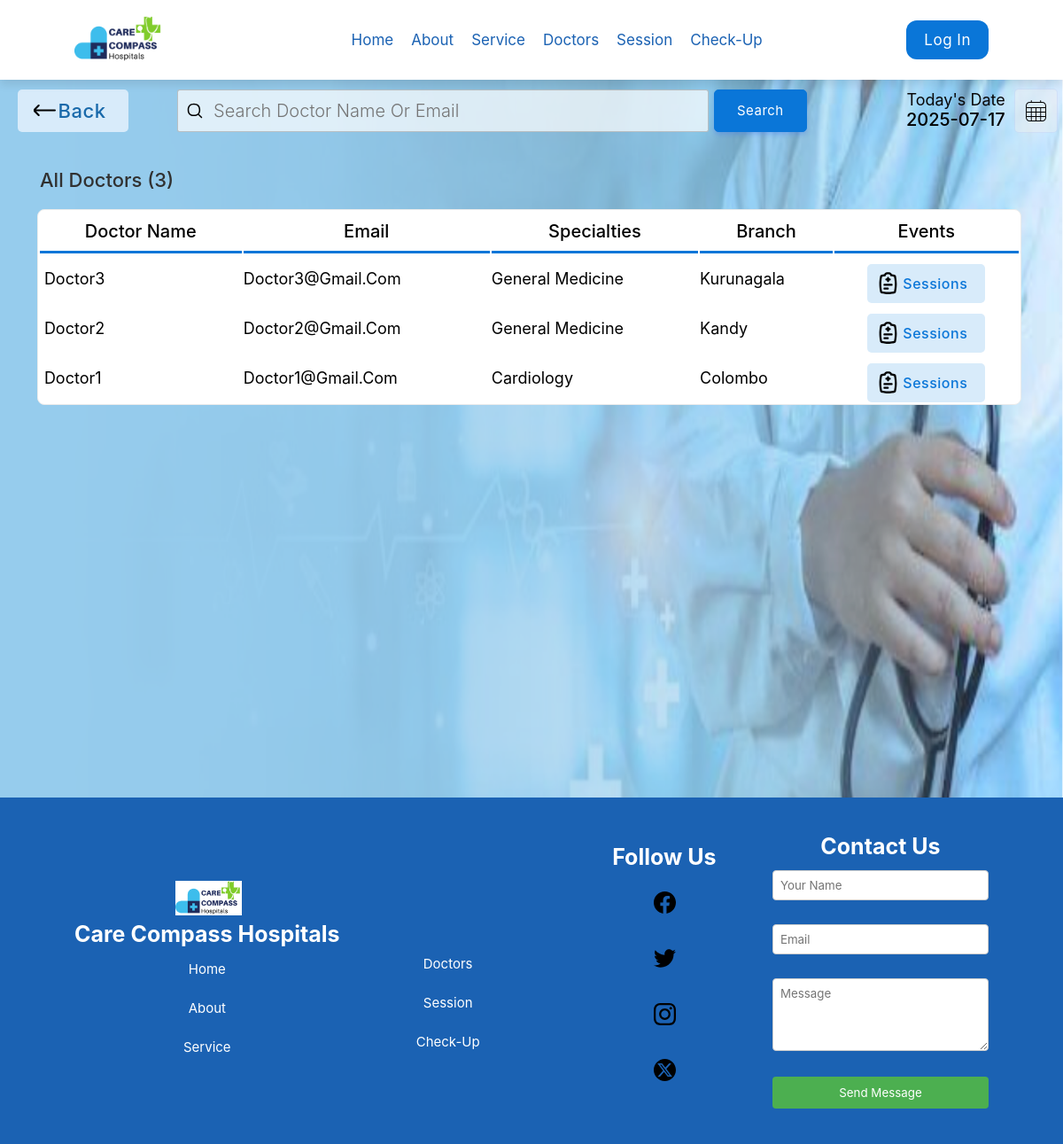
/doctor.php, run on the app's committed database.
### tables this page shows
CREATE TABLE `doctor` (
  `docid` int(11) NOT NULL,
  `docemail` varchar(255) DEFAULT NULL,
  `docname` varchar(255) DEFAULT NULL,
  `docpassword` varchar(255) DEFAULT NULL,
  `docnic` varchar(15) DEFAULT NULL,
  `doctel` varchar(15) DEFAULT NULL,
  `specialties` int(2) DEFAULT NULL,
  `branch` int(2) DEFAULT NULL
);

CREATE TABLE `specialties` (
  `id` int(2) NOT NULL,
  `sname` varchar(50) DEFAULT NULL
);

CREATE TABLE `branch` (
  `id` int(2) NOT NULL,
  `bname` varchar(50) DEFAULT NULL
);

### doctor.php (the view, shortened to what this page needs)
<!DOCTYPE html>
<html lang="en">
<head>
    <link rel="stylesheet" href="css/animations.css">
    <link rel="stylesheet" href="css/main.css">
    <link rel="stylesheet" href="css/admin.css">
    <link rel="stylesheet" href="css/home.css">
</head>
<body>
    <?php
    include("header.php");
    ?>
        <div class="dash-body">
            <table border="0" width="126%" style=" border-spacing: 0;margin:0;padding:0;margin-top:100px; ">
                <tr >
                    <td width="13%">
                        <a href="doctors.php" ><button  class="login-btn btn-primary-soft btn btn-icon-back"  style="padding-top:11px;padding-bottom:11px;margin-left:20px;width:125px;font-size: 22px;"><font class="tn-in-text">Back</font></button></a>
                    </td>
                    <td>
                        <form action="" method="post" class="header-search">
                            <input type="search" name="search" class="input-text header-searchbar" placeholder="Search Doctor name or Email" list="doctors" style="font-size: 20px;">&nbsp;&nbsp;
                            <?php
                                $list11 = $database->query("select  docname,docemail from  doctor;");
?>
                            <input type="Submit" value="Search" class="login-btn btn-primary btn" style="padding-left: 25px;padding-right: 25px;padding-top: 10px;padding-bottom: 10px;">
                        </form>
                    </td>
                    <td width="15%">
                        <p style="font-size: 18px;color: rgb(8, 8, 8);padding: 0;margin: 0;text-align: right;">
                            Today's Date
                        </p>
                        <p class="heading-sub12" style="padding: 0;margin: 0;" >
                            <?php
                        $date = date('Y-m-d');
                        echo $date;
                        ?>
                        </p>
                    </td>
                    <td width="5%">
                        <button  class="btn-label"  style="display: flex;justify-content: center;align-items: center;"><img src="img/calendar1.svg" width="100%"></button>
                    </td>
                </tr>
                <tr>
                    <td colspan="4" style="padding-top:10px;">
                        <p class="heading-main12" style="margin-top: 30px;margin-left: 45px;font-size:22px;color:rgb(49, 49, 49)">All Doctors (<?php echo $list11->num_rows; ?>)</p>
                    </td>
                </tr>
                <?php
                    if($_POST){
                        $keyword=$_POST["search"];
                        $sqlmain= "select * from doctor where docemail='$keyword' or docname='$keyword' or docname like '$keyword%' or docname like '%$keyword' or docname like '%$keyword%'";
                    }else{
                        $sqlmain= "select * from doctor order by docid desc";
                    }
                ?>
                <tr>
                   <td colspan="5">
                       <center>
                        <div class="abc scroll" >
                        <table width="93%" class="sub-table scrolldown" border="0" style=" margin-top:20px; background-color:#FFFFFF;">
                        <thead>
                        <tr>
                                <th class="table-headin" style="font-size: 20px;">
                                Doctor Name
                                </th>
                                <th class="table-headin" style="font-size: 20px;">
                                    Email
                                </th>
                                <th class="table-headin" style="font-size: 20px;">
                                    Specialties
                                </th>
                                <th class="table-headin" style="font-size: 20px;">
                                    branch
                                </th>
                                <th class="table-headin" style="font-size: 20px;">
                                    Events
                                </tr>
                        </thead>
                        <tbody>
                            <?php
                                $result= $database->query($sqlmain);
                                if($result->num_rows==0){
                                    echo '<tr>
                                    <td colspan="4">
                                    <br><br><br><br>
                                    <center>
                                    <img src="img/not-found.svg" width="25%">
                                    <br>
                                    <p class="heading-main12" style="margin-left: 45px;font-size:20px;color:rgb(49, 49, 49)">We  couldnt find anything related to your keywords !</p>
                                    </center>
                                    <br><br><br><br>
                                    </td>
                                    </tr>';
                                }
                                else{
                                for ( $x=0; $x<$result->num_rows;$x++){
                                    $row=$result->fetch_assoc();
                                    $name=$row["docname"];
                                    $email=$row["docemail"];
                                    $spe=$row["specialties"];
                                    $bra=$row["branch"];
                                    $spcil_res= $database->query("select sname from specialties where id='$spe'");
                                    $branch_res = $database->query("select bname from branch where id='$bra'");
                                    $spcil_array= $spcil_res->fetch_assoc();
                                    $bspcil_array= $branch_res->fetch_assoc();
                                    $spcil_name=$spcil_array["sname"];
                                    $spcil_bname=$bspcil_array["bname"];
                                    echo '<tr>
                                        <td style="font-size: 18px;"> &nbsp;'.
                                        substr($name,0,30)
                                        .'</td>
                                        <td style="font-size: 18px;">
                                        '.substr($email,0,20).'
                                        </td>
                                        <td style="font-size: 18px;">
                                            '.substr($spcil_name,0,20).'
                                        </td>
                                        <td style="font-size: 18px;">
                                            '.substr($spcil_bname,0,20).'
                                        </td>
                                        <td style="font-size: 18px;">
                                        <div style="display:flex;justify-content: center;font-size: 20px;">
                                       <a href="login.php"  class="non-style-link"><button  class="btn-primary-soft btn button-icon menu-icon-session-active"  style="padding-left: 40px;padding-top: 12px;padding-bottom: 12px;margin-top: 10px;"><font class="tn-in-text">Sessions</font></button></a>
                                        </div>
                                        </td>
                                    </tr>';
                                }
                            }
                            ?>
                            </tbody>
                        </table>
                        </div>
                        </center>
                   </td>
                </tr>
            </table>
        </div>
        <?php
    include("footer.php");
    ?>
</body>
</html>

### header.php (shortened to what this page needs)
<!DOCTYPE html>
<html lang="en">
<head>
    <link rel="stylesheet" href="css/animations.css">
    <link rel="stylesheet" href="css/home.css">
</head>
<body>
<header>
        <div class="logo"><img src="img/logo2.png" alt="" style="width: 100px; height: auto;"></div>
        <nav class="navbar">
            <a href="index.php">Home</a>
            <a href="about.php">About</a>
            <a href="services.php">Service</a>
            <a href="doctor.php">Doctors</a>
            <a href="sessions.php">Session</a>
            <a href="report.php">Check-Up</a>
        </nav>
        <div class="right-icons">
            <a href="login.php"><div class="btn" >Log In</div></a>
        </div>
    </header>
</body>
</html>

### footer.php (shortened to what this page needs)
<!DOCTYPE html>
<html lang="en">
<head>
    <link rel="stylesheet" href="../css/home.css">
</head>
<body>
<div class="main-footer">
    <div class="footer-inner">
        <div class="footer-content">
        <h1><img src="img/logo2.png" style="width: 75px; height: auto; margin-Top:9px; margin-left:3px;">
            Care&nbspCompass&nbspHospitals</h1></i>
            <div class="link">
            <a href="index.php">Home</a>
            <a href="about.php">About</a>
            <a href="services.php">Service</a>
            </div>
        </div>
        <div class="footer-content">
            <br>
            <br>
            <br>
            <br>
            <br>
            <br>
            <div class="link">
                <a href="doctor.php">Doctors</a>
                <a href="sessions.php">Session</a>
                <a href="report.php">Check-Up</a>
            </div>
        </div>
        <div class="footer-content">
            <h1>Follow Us</h1>
            <div class="link">
                <a href=""><img src="img/fb.svg" style="width: 25px; height: auto; margin-Top:9px; margin-left:2px;"></i></a>
                <a href=""><img src="img/tw.svg" style="width: 25px; height: auto; margin-Top:9px; margin-left:2px;"></i></a>
                <a href=""><img src="img/in.svg" style="width: 25px; height: auto; margin-Top:9px; margin-left:2px;"></i></a>
                <a href=""><img src="img/xx.svg" style="width: 25px; height: auto; margin-Top:9px; margin-left:2px;"></i></a>
            </div>
        </div>
            <div class="footer-content">
                <h1>Contact Us</h1>
                <br>
                <form action="contact.php" method="post">
                    <div class="form-group">
                        <input type="text" id="name" name="name" placeholder="Your Name" required>
                    </div>
                    <br>
                    <div class="form-group">
                        <input type="email" id="email" name="email" placeholder="Email"required>
                    </div>
                    <br>
                    <div class="form-group">
                        <textarea id="message" name="message" rows="4" placeholder="Message" required></textarea>
                    </div>
                    <br>
                    <button type="submit">Send Message</button>
                </form>
            </div>
    </div>
</div>
</body>
</html>

### css/main.css (style rules this page uses)
:root { --primarycolor: #0A76D8; --primarycolorhover: #006dd3; --btnice:#D8EBFA; --btnnicetext:#1b62b3; }
body { margin: 0; padding: 0; border-spacing: 0; font-family: 'Inter', sans-serif; }
.input-text { border-radius: 4px; border: 0.5px solid rgb(226, 226, 226); padding: 10px; width: 92%; transition: 0.2s; outline: none; }
.input-text { border: 1px solid #e9ecef; font-size: 14px; line-height: 26px; background-color: #fff; display: block; width: 100%; padding: .375rem .75rem; font-weight: 300; line-height: 1.5; color: #212529; background-color: #fff; background-clip: padding-box; -webkit-appearance: none; -moz-appearance: none; appearance: none; border-radius: .25rem; transition: border-color .15s ease-in-out,box-shadow .15s ease-in-out; }
.input-text::placeholder { font-family: 'Inter', sans-serif; }
.btn { cursor: pointer; padding: 8px 20px; outline: none; text-decoration: none; font-size: 15px; letter-spacing: 0.5px; transition: all 0.3s; border-radius: 5px; font-family: 'Inter', sans-serif; }
.btn-primary { background-color: var(--primarycolor) ; border: 1px solid var(--primarycolor) ; color: #fff ; box-shadow: 0 3px 5px 0 rgba(57,108,240,0.3); }
.btn-primary-soft { background-color: #D8EBFA ; color: #1969AA; font-weight: 500; font-size: 16px; border: none; }
.non-style-link:link, .non-style-link:visited, .non-style-link:hover, .non-style-link:active { text-decoration: none; color: rgb(43, 43, 43); }
.btn-label { margin-left: 10px; padding: 12px 12px; outline: none; text-decoration: none; font-size: 15px; letter-spacing: 0.5px; transition: all 0.3s; border-radius: 5px; background-color: #f0f0f073; border: 1px solid rgba(57,108,240,0.1) ; font-family: 'Inter', sans-serif; }
.sub-table { border: 1px solid #ebebeb; border-radius: 8px; }
.table-headin { font-size: 16px; font-weight: 500; padding: 10px; border-bottom: 3px solid var(--primarycolor); }
.abc { width: 100%; height: 550px; overflow: auto; }
input[type=search] { background-image: url('../img/search1.svg'); background-size: 3%; background-position: 10px 50%; background-repeat: no-repeat; transition: 0.5s; padding: 8px 20px 8px 40px; }
.button-icon { background-position: 10px 50%; background-repeat: no-repeat; transition: 0.5s; padding: 8px 20px 8px 40px; }
.menu-icon-session:hover,.menu-icon-session-active { color: var(--primarycolor); background-image: url('../img/sessions.svg'); background-size: 20%; }
.btn-icon-back { background-image: url('../img/back.svg'); background-size: 20%; background-position: 18px 50%; background-repeat: no-repeat; transition: 0.5s; padding: 8px 20px 8px 40px; }

### css/admin.css (style rules this page uses)
.dash-body { width: 79%; height: 100vh; }
.heading-main12 { font-weight: 500; font-size: 25px; }
.heading-sub12 { font-weight: 500; font-size: 20px; text-align: right; }
.header-search { display: flex; justify-content: center; }
.header-searchbar { width: 75%; background-color: rgba(255, 255, 255, 0.705); border: 0.5px solid rgba(190, 190, 190, 0.884); }

### doctor.php (style rules this page uses)
.sub-table { animation: transitionIn-Y-bottom 0.5s; }
body { background-image: url('img/bb4.png'); background-repeat: no-repeat; background-attachment: fixed; background-size: 100% 100%; }

### header.php (style rules this page uses)
table { animation: transitionIn-Y-bottom 0.5s; }

### data on the page
doctor: docname "Doctor3", docemail "Doctor3@gmail.com", specialties.sname "General Medicine", branch.bname "Kurunagala"
doctor: docname "Doctor2", docemail "Doctor2@gmail.com", specialties.sname "General Medicine", branch.bname "Kandy"
doctor: docname "Doctor1", docemail "Doctor1@gmail.com", specialties.sname "Cardiology", branch.bname "Colombo"

### other printed values
$list11->num_rows "3"
